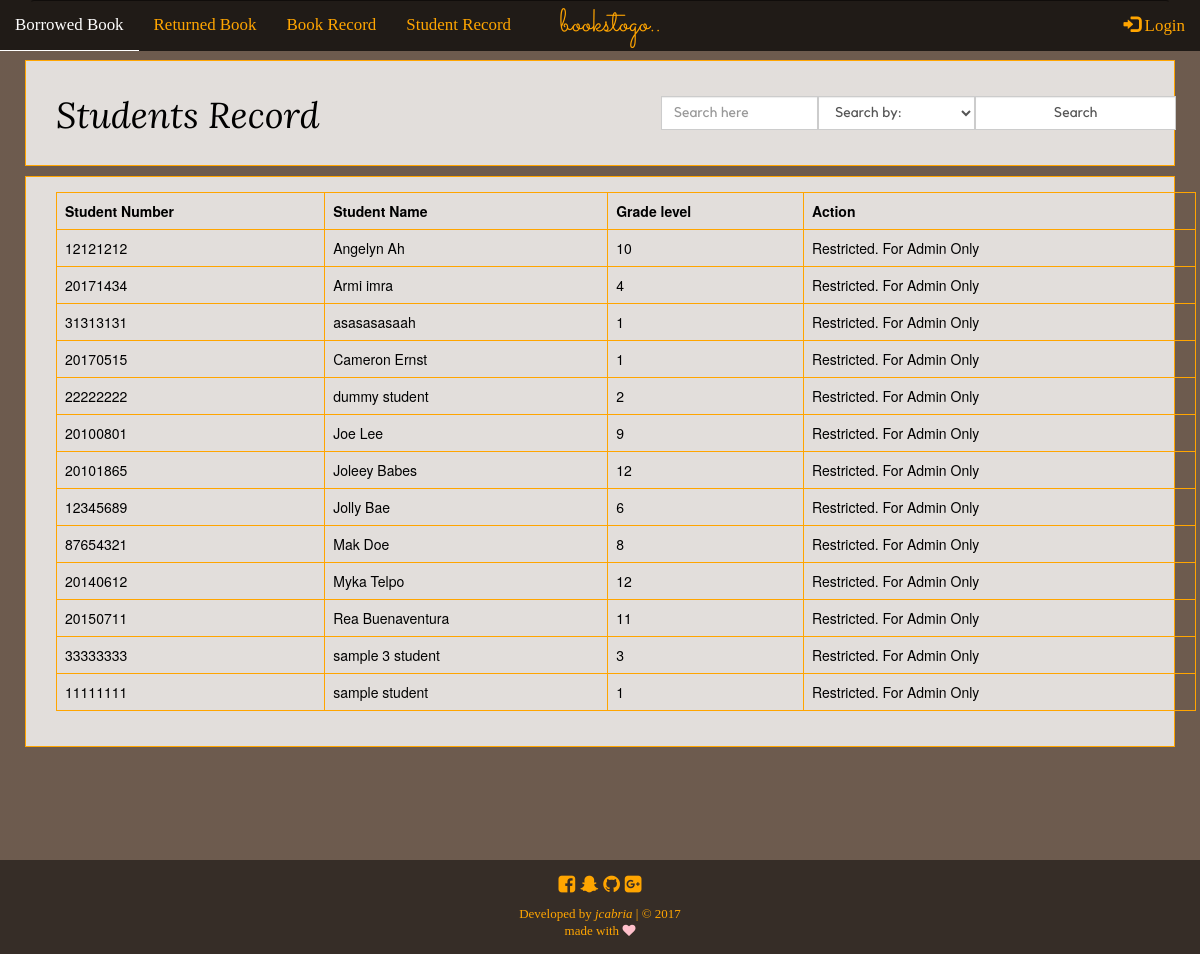
/student_record.php, run on an earlier commit of the app's database.
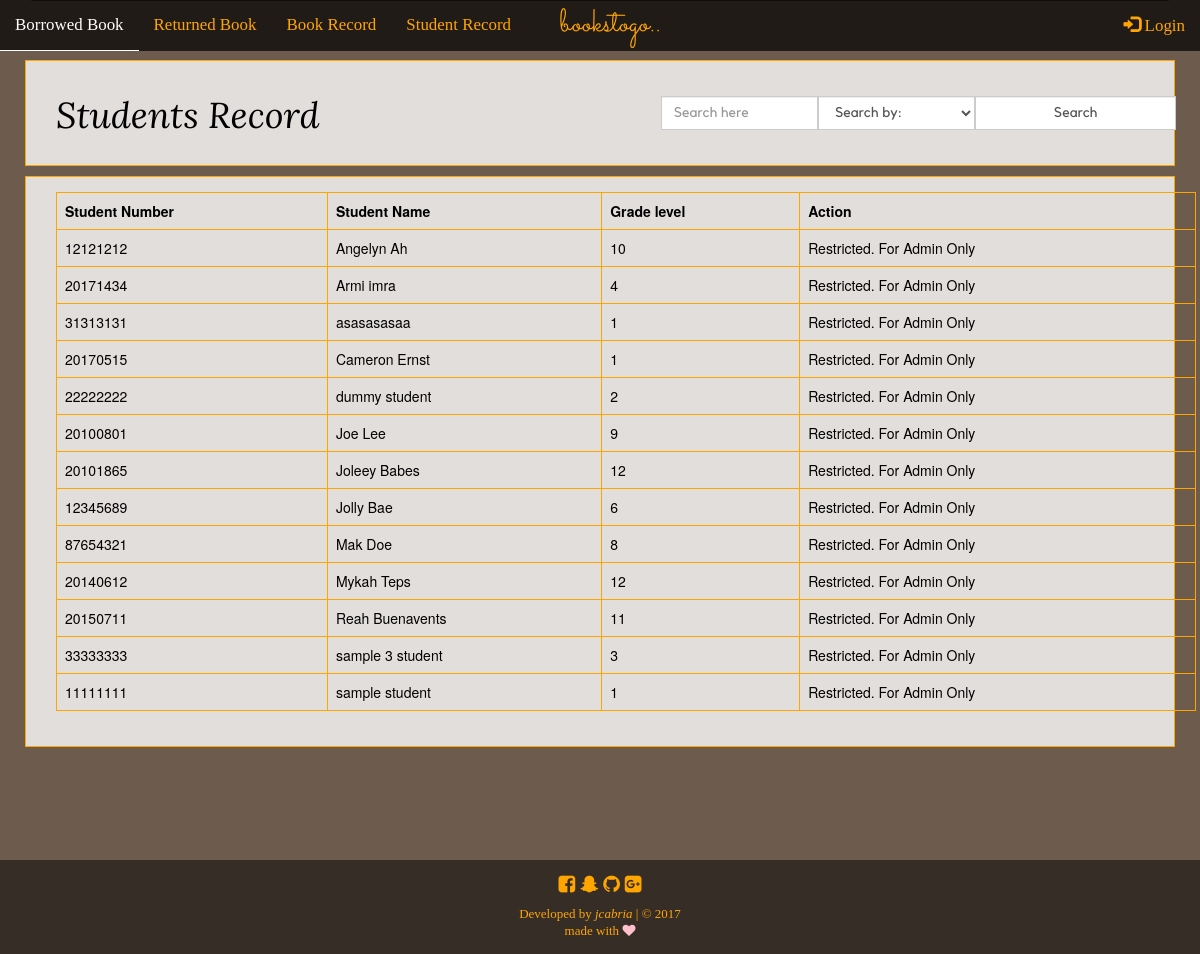
And on a later commit of the database.
### tables this page shows
CREATE TABLE `students_record` (
  `id` int(11) NOT NULL,
  `student_number` int(8) NOT NULL,
  `student_name` varchar(255) NOT NULL,
  `grade_level` varchar(255) NOT NULL
);

### student_record.php (the view, shortened to what this page needs)
<?php
function display_content() {
	require_once('connection.php');
	echo "
		<div class='container-fluid stud-record-div'>
			<div class='container'>
				<div class='row'>
					<form method='POST' action=''>
						<div class='col-md-6'>
							<h1>Students Record</h1>";
						echo "</div>
						<div class='col-md-6'>
							<div class='input-group search_trans'>
								<span class='input-group-btn'>
									<input type='text' class='form-control' placeholder='Search here' name='search_stud'>
								</span>
								<span class='input-group-btn'>
									<select name='search_ddown' class='form-control'>
										<option disabled selected>
											Search by: </option>
										<option value='student_number'>
											Student Number</option>
										<option value='student_name'>
											Student Name</option>
										<option value='grade_level'>
											Grade Level</option>
									</select>
								</span>
								<span class='input-group-btn'>
									<input type='submit' class='form-control' name='search-stud-btn' value='Search'>
								</span>
							</div>
						</div>
					</form>
				</div>
			</div>
		</div>";
	$sql = "SELECT * FROM students_record ORDER BY student_name ASC";
	$show = mysqli_query($conn, $sql);
	if (isset($_POST['search-stud-btn'])) {
		$search_stud = $_POST['search_stud'];
		$search_ddown = $_POST['search_ddown'];
		$query = "SELECT * FROM students_record WHERE $search_ddown LIKE '%$search_stud%'";
		$result = mysqli_query($conn, $query);
		echo "Search result for <em>$search_stud</em>. Found " .mysqli_num_rows($result). " result.<br><hr><br>";
		if (mysqli_num_rows($result) > 0) {
			echo "
				<div class='container-fluid stud-record-div'>
					<div class='container'>
						<div class='table-responsive'>
							<table class='table table-bordered table-hover'>
								<thead>
									<tr>
										<th>Student Number</th>
										<th>Student Name</th>
										<th>Grade level</th>
										<th>Action</th>
									</tr>
								</thead>
								<tbody>";
								while ($row = mysqli_fetch_assoc($result)) {
									extract($row);
								echo "<tr>
										<td>".$row['student_number']."</td>
										<td>".$row['student_name']."</td>
										<td>".$row['grade_level']."</td>";
								if (isset($_SESSION['username'])) {
									echo "<td>";
									echo '<a type="button" class="btn btn-default" href="update_stud.php?id='.$id.'">Update</a>
										<a type="button" class="btn btn-default" href="delete_stud.php?id='.$id.'">Delete</a>';
									echo"</td>";
									} else {
										echo "<td>Restricted. For Admin Only</td>";
									}
								echo"</tr>";
									}
							echo"</tbody>
							</table>
						</div>
					</div>
				</div>";
		}
	}
	else {
		if (mysqli_num_rows($show) > 0) {
			echo "
				<div class='container-fluid stud-record-div'>
					<div class='container'>
						<div class='table-responsive'>
							<table class='table table-bordered table-hover'>
								<thead>
									<tr>
										<th>Student Number</th>
										<th>Student Name</th>
										<th>Grade level</th>
										<th>Action</th>
									</tr>
								</thead>
								<tbody>";
								while ($row = mysqli_fetch_assoc($show)) {
									extract($row);
								echo "<tr>
										<td>".$row['student_number']."</td>
										<td>".$row['student_name']."</td>
										<td>".$row['grade_level']."</td>";
								if (isset($_SESSION['username'])) {
									echo "<td>";
									echo '<a type="button" class="btn btn-default" href="update_stud.php?id='.$id.'">Update</a>
										<a type="button" class="btn btn-default" href="delete_stud.php?id='.$id.'">Delete</a>';
									echo"</td>";
									} else {
										echo "<td>Restricted. For Admin Only</td>";
									}
							echo"</tr>";
								}
						echo"</tbody>
						</table>
					</div>
				</div>
			</div>";
		}
	}
}
require_once('template.php');
 ?>

What changed in the data, as far as the page shows it:
changed students_record: student_name "asasasasaah" → "asasasasaa"
changed students_record: student_name "Myka Telpo" → "Mykah Teps"
changed students_record: student_name "Rea Buenaventura" → "Reah Buenavents"
